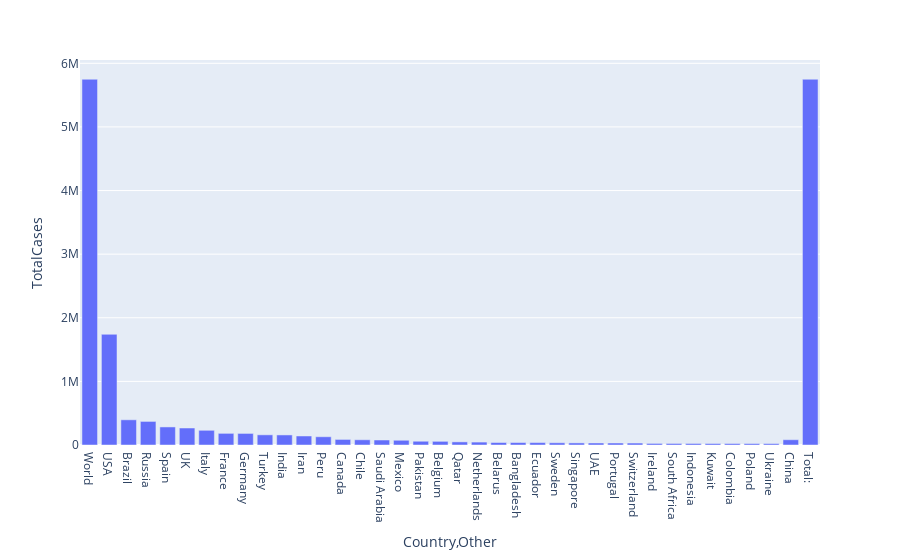

Notebook source saved alongside this figure:
### Code cell
fig.show()

### Figure 1 — Plotly figure (JSON) as saved in the notebook; plotly's stock layout.template omitted (floating-point values rounded to 4 significant figures)
{"data": [{"alignmentgroup": "True", "hoverlabel": {"namelength": 0}, "hovertemplate": "Country,Other=%{x}<br>TotalCases=%{y}", "legendgroup": "", "marker": {"color": "#636efa"}, "name": "", "offsetgroup": "", "orientation": "v", "showlegend": false, "textposition": "auto", "type": "bar", "x": ["World", "USA", "Brazil", "Russia", "Spain", "UK", "Italy", "France", "Germany", "Turkey", "India", "Iran", "Peru", "Canada", "Chile", "Saudi Arabia", "Mexico", "Pakistan", "Belgium", "Qatar", "Netherlands", "Belarus", "Bangladesh", "Ecuador", "Sweden", "Singapore", "UAE", "Portugal", "Switzerland", "Ireland", "South Africa", "Indonesia", "Kuwait", "Colombia", "Poland", "Ukraine", "China", "Total:"], "xaxis": "x", "y": [5749511, 1740100, 396166, 370680, 283849, 267240, 231139, 182913, 181821, 159797, 158086, 141591, 129751, 87481, 82289, 78541, 74560, 59151, 57592, 48947, 45768, 38956, 38292, 38103, 35088, 32876, 31969, 31292, 30776, 24803, 24264, 23851, 23267, 23003, 22473, 21905, 82993, 5749511], "yaxis": "y"}], "layout": {"barmode": "relative", "legend": {"tracegroupgap": 0}, "margin": {"t": 60}, "xaxis": {"anchor": "y", "domain": [0, 1], "title": {"text": "Country,Other"}}, "yaxis": {"anchor": "x", "domain": [0, 1], "title": {"text": "TotalCases"}}}}
